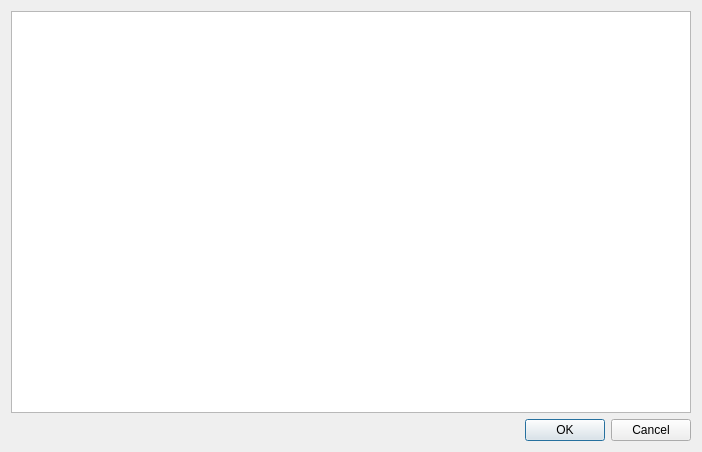
<?xml version="1.0" encoding="UTF-8"?>
<ui version="4.0">
 <class>TableViewWindow</class>
 <widget class="QDialog" name="TableViewWindow">
  <property name="windowModality">
   <enum>Qt::WindowModality::ApplicationModal</enum>
  </property>
  <property name="geometry">
   <rect>
    <x>0</x>
    <y>0</y>
    <width>702</width>
    <height>452</height>
   </rect>
  </property>
  <property name="windowTitle">
   <string>Dialog</string>
  </property>
  <layout class="QGridLayout" name="gridLayout">
   <item row="1" column="0">
    <widget class="QDialogButtonBox" name="buttonBox">
     <property name="orientation">
      <enum>Qt::Orientation::Horizontal</enum>
     </property>
     <property name="standardButtons">
      <set>QDialogButtonBox::StandardButton::Cancel|QDialogButtonBox::StandardButton::Ok</set>
     </property>
    </widget>
   </item>
   <item row="0" column="0">
    <widget class="QTableView" name="tableView"/>
   </item>
  </layout>
 </widget>
 <resources/>
 <connections>
  <connection>
   <sender>buttonBox</sender>
   <signal>accepted()</signal>
   <receiver>TableViewWindow</receiver>
   <slot>accept()</slot>
   <hints>
    <hint type="sourcelabel">
     <x>248</x>
     <y>254</y>
    </hint>
    <hint type="destinationlabel">
     <x>157</x>
     <y>274</y>
    </hint>
   </hints>
  </connection>
  <connection>
   <sender>buttonBox</sender>
   <signal>rejected()</signal>
   <receiver>TableViewWindow</receiver>
   <slot>reject()</slot>
   <hints>
    <hint type="sourcelabel">
     <x>316</x>
     <y>260</y>
    </hint>
    <hint type="destinationlabel">
     <x>286</x>
     <y>274</y>
    </hint>
   </hints>
  </connection>
 </connections>
</ui>
